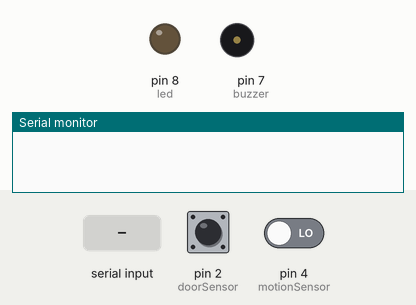
Recording of a sketch running on a simulated Arduino Uno, built with avr-gcc and run on an emulated ATmega328P. Parts: output pins drawn as LEDs (lit = HIGH), buzzer (waves = sounding), the last lines printed to the serial monitor. Inputs (shaded band) come from the test bench; at power-on: pin 2 (doorSensor) HIGH, pin 4 (motionSensor) LOW.

Above: at 1.2 s.
1.3 s: "3" received over Serial
At 3.2 s:
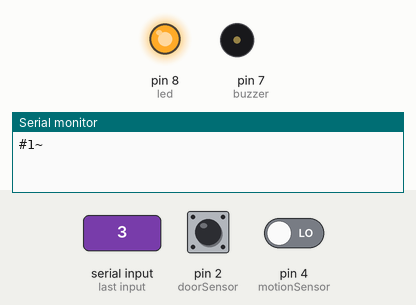
3.5 s: "2" received over Serial
At 5.1 s:
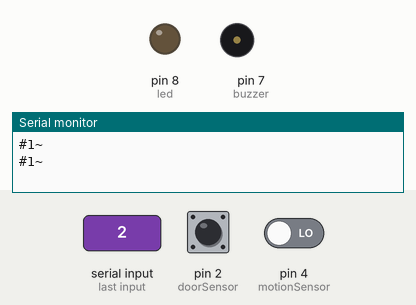
5.5 s: pin 2 (doorSensor) pulsed LOW 2 times (0.12 s each, 0.3 s apart)
At 5.86 s:
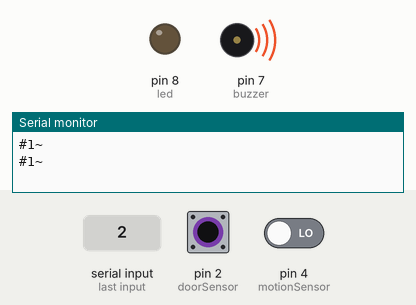
Timing chart, 0 to 8.5 s (numbered marks = the images above; inputs shaded):
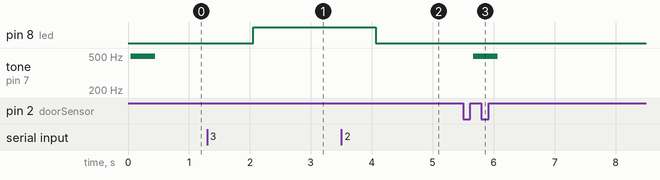

Measured:
- after the input at 1.3 s, pin 8 (led): LOW → HIGH after 0.76 s
- after the input at 3.5 s, pin 8 (led): HIGH → LOW after 0.57 s
- after the input at 5.5 s, tone on pin 7 (buzzer): silent → 496 Hz after 0.17 s, → silent 0.40 s later

The sketch:

final.ino
```cpp
#include <MFRC522.h>
#include <Time.h>
#include <SPI.h>

#define SS_PIN 10
#define RST_PIN 5
#define uchar unsigned char
#define uint unsigned int

uchar fifobytes;
uchar fifoValue;

MFRC522 mfrc522(SS_PIN, RST_PIN);
MFRC522::MIFARE_Key key;

byte b[10];
byte s = sizeof(b);

int led = 8;
int buzzer = 7;

int doorSensor = 2;
int motionSensor = 4;

int motionSensorState = LOW;
int motionVal = 0;
int doorVal = 0;
int rfidVal = 1;
int buzzerSounded = 0;
int doorOpen = 0;

unsigned long timerRFID;
unsigned long timerBT;

byte wilson[4] = {196,235,178,235};
#define MAX_LEN 16

int isWalkingCloser = 0;

void setup() {
  Serial.begin(9600);
//  SPI.begin();
//  mfrc522.PCD_Init();

  pinMode(doorSensor, INPUT);
  digitalWrite(doorSensor, HIGH);
  pinMode(motionSensor, INPUT);

  pinMode(buzzer, OUTPUT);
  digitalWrite(buzzer,HIGH);

  pinMode(led, OUTPUT);
  digitalWrite(led, LOW);

//  timerRFID = millis();
  timerBT = millis();
}
int tmpRfidVal;
void loop() {
  motionVal = digitalRead(motionSensor);
  doorVal = digitalRead(doorSensor);

//  tmpRfidVal = readRFID();
//  if(tmpRfidVal == 0 || tmpRfidVal == 1) {
//    rfidVal = tmpRfidVal;
//  }
  readBT();

  if (!doorVal) {
    buzzerSounded = 0;
  }

  if (doorVal && rfidVal && !buzzerSounded) {
    soundBuzzer();
    buzzerSounded = 1;
  }
}

int readRFID() {
  if((millis() - timerRFID) > 1000) {
    if(!mfrc522.PICC_IsNewCardPresent()) {
      return 0;
    }
    if(!mfrc522.PICC_ReadCardSerial()) {
      return 0;
    }
    timerRFID = millis();
    return 1;
  }
  return -1;
}

int authenticate(byte *uid) {
  for (byte i=0; i<4; i++) {
    if (uid[i] != wilson[i]) {
      return 0;
    }
  }
  return 1;
}

void dump_byte_array(byte *buffer, byte bufferSize) {
  for (byte i=0; i< bufferSize; i++) {
    Serial.print(buffer[i] < 0x10 ? " 0" : " ");
    Serial.print(buffer[i], HEX);
  }
}

void soundBuzzer() {
  for (byte j=0; j<200; j++) {
    digitalWrite(buzzer, HIGH);
    delay(1);
    digitalWrite(buzzer, LOW);
    delay(1);
  }
  digitalWrite(buzzer,HIGH);
}

char inbyte;

void readBT() {
  if ((millis() - timerBT) > 2000 && Serial.available() > 0) {
    inbyte = Serial.read();
    if (inbyte == '2') {
      Serial.print('#');
      Serial.print(rfidVal);
      Serial.print('~');
      Serial.println();
      delay(10);

      isWalkingCloser = 0;
      digitalWrite(led, LOW);
    } else if (inbyte == '3') {
      Serial.print('#');
      Serial.print(rfidVal);
      Serial.print('~');
      Serial.println();
      delay(10);

      isWalkingCloser = 1;
      digitalWrite(led, HIGH);
    }
    timerBT = millis();
  }
}
```
